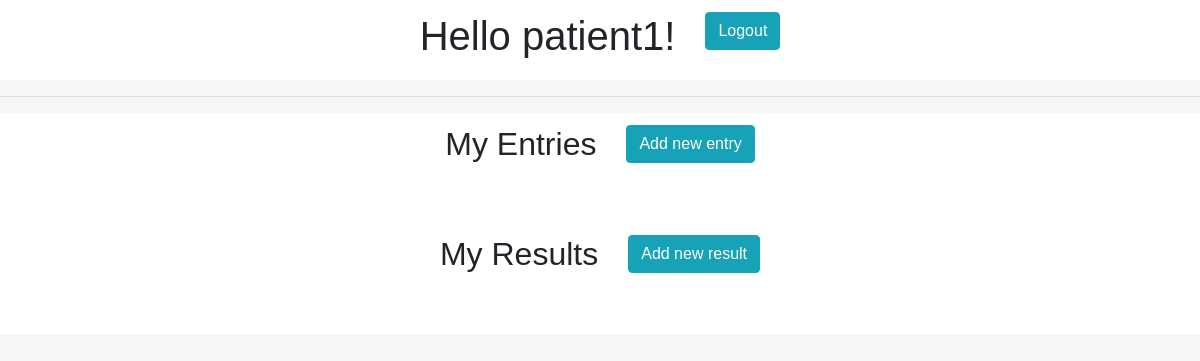
The app's page / (signed in), older data.
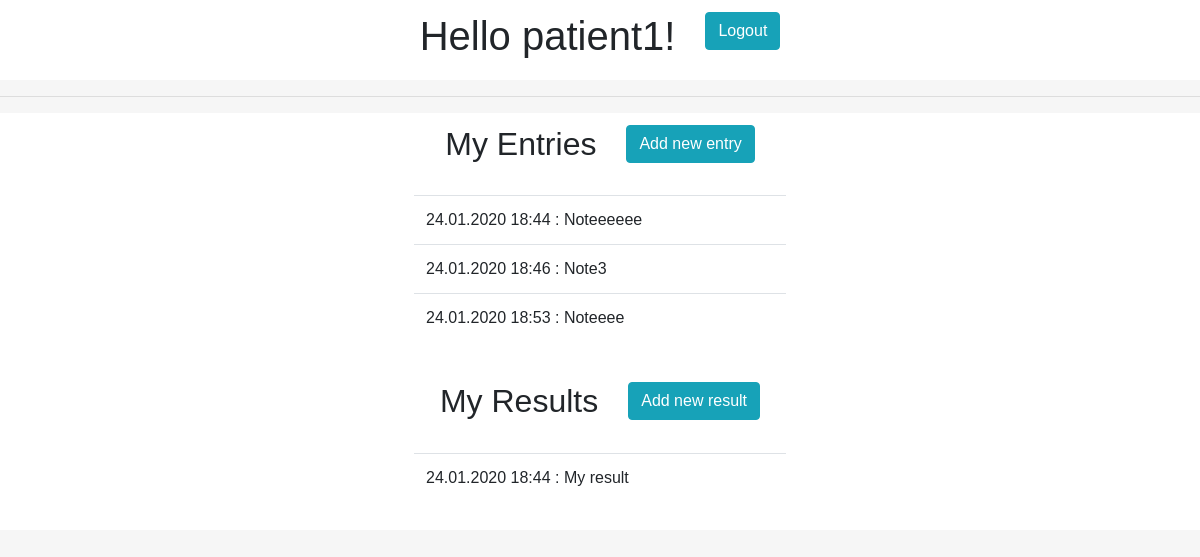
The same page, newer data.
### web_registry/models.py (models this page shows)
class Entry(models.Model):
    date = models.DateTimeField("Date", default=datetime.datetime.now)
    CHOICES = [('N', 'Note'),
               ('R', 'Results')]
    entry_type = models.TextField(max_length=1, choices=CHOICES, blank=True)
    value = models.TextField(max_length=1000, blank=True)
    upload = models.ImageField(upload_to='upload/', blank=True)
    patient = models.ForeignKey(Patient, on_delete=models.CASCADE, blank=True, null=True)
    def __str__(self):
        return "%s : %s" % (self.date.strftime("%d.%m.%Y %H:%M"), self.value)

### web_registry/views.py (the view)
# urls.py: path('', views.index, name='index'),
@login_required
def index(request):
    context = {}
    if request.user.profile.is_doctor():
        context['header'] = "Doctor's portal"
        context['patient_list'] = []
        for x in Patient.objects.filter(doctor=request.user.profile.doctor):
            context['patient_list'].append(x.profile.user.username)
        return render(request, 'doctor_index.html', context)
    else:
        context['header'] = "Patient's portal"
        context['patient_entries_n'] = []
        context['patient_entries_r'] = []
        for x in Entry.objects.filter(patient=request.user.profile.patient):
            if x.entry_type == 'N':
                context['patient_entries_n'].append(x)
            else:
                context['patient_entries_r'].append(x)
        return render(request, 'patient_index.html', context)

### users/models.py (called while the page is built)
    def is_doctor(self):
        if self.account_type == 'D':
            return True
        else:
            return False

### web_registry/templates/patient_index.html (shortened to what this page needs)
{% extends 'base.html' %}
{% block content %}
<div class="row justify-content-md-center login_form">
  <div class="col col-md-auto"><h2>My Entries</h2></div>
  <div class="col col-md-auto"><a href="{% url 'new_entry' %}" class="btn btn-info" role="button">Add new entry</a></div>
</div>
<div class="row justify-content-md-center login_form">
        <div class="col col-md-4"><table class="table">
            <tbody>
                {% for record in patient_entries_n %}
                  <tr><td>{{record}}</td></tr>
                {% endfor %}
            </tbody>
        </table></div>
    </div>
<div class="row justify-content-md-center login_form">
  <div class="col col-md-auto"><h2>My Results</h2></div>
  <div class="col col-md-auto"><a href="{% url 'new_entry' %}" class="btn btn-info" role="button">Add new result</a></div>
</div>
<div class="row justify-content-md-center login_form">
        <div class="col col-md-4"><table class="table">
            <tbody>
                {% for record in patient_entries_r %}
                  <tr><td>{{record}}</td></tr>
                {% endfor %}
            </tbody>
        </table></div>
    </div>
{% endblock %}

### web_registry/templates/base.html (shortened to what this page needs)
<!DOCTYPE html>
<html>
<head>
  {% load static %}
  <link rel="stylesheet" href="https://stackpath.bootstrapcdn.com/bootstrap/4.1.3/css/bootstrap.min.css">
    <link rel="stylesheet" type="text/css" href="{% static 'style.css' %}">
</head>
<body>
  <main>
      {% if user.is_authenticated %}
<div class="'container">
    <div class="row justify-content-md-center login_form">
        <div class="col col-md-auto"><h1>Hello {{ user.username }}!</h1></div>
        <div class="col col-md-auto"><a href="{% url 'logout' %}" class="btn btn-info" role="button">Logout</a></div>
    </div>
    <hr>
    {% endif %}
    {% block content %}
    {% endblock %}
        </div>
  </main>
</body>
</html>

### static/style.css (style rules this page uses)
html, body { background-color: #f6f6f6; font-family: "Poppins", sans-serif; height: 100% !important; }
main, .row { height: inherit; }
.login_form { background-color: white; padding: 1%; }

Row changes from the older to the newer data that the page shows:
added Entry: date+value "24.01.2020 18:44 : Noteeeeee", shown under "My Entries"
added Entry: date+value "24.01.2020 18:46 : Note3", shown under "My Entries"
added Entry: date+value "24.01.2020 18:53 : Noteeee", shown under "My Entries"
added Entry: date+value "24.01.2020 18:44 : My result", shown under "My Results"
